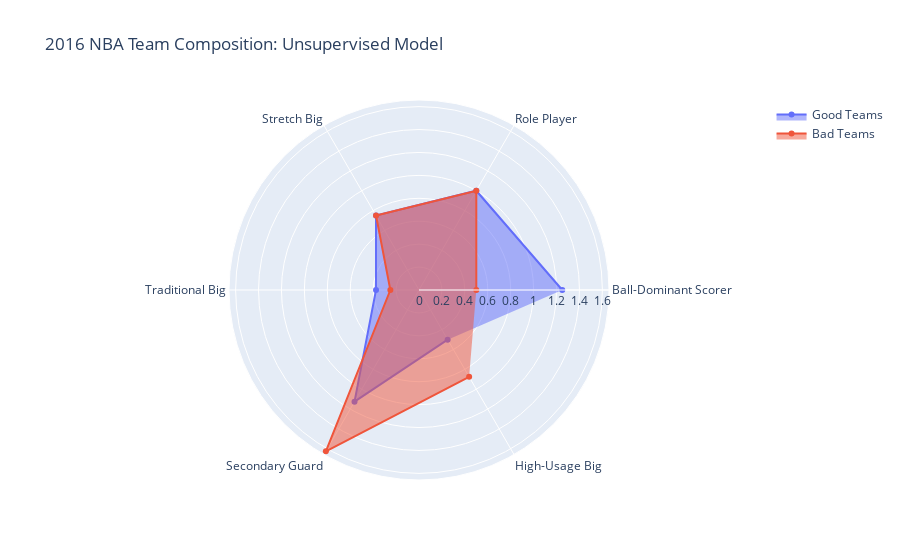

Source (notebook cell):
### Code cell
plot_radar(df_2016, classes, 2016)

### Figure 1 — Plotly figure (JSON) as saved in the notebook; plotly's stock layout.template omitted (floating-point values rounded to 4 significant figures)
{"data": [{"fill": "toself", "name": "Good Teams", "r": [1.25, 1, 0.75, 0.375, 1.125, 0.5], "theta": ["Ball-Dominant Scorer", "Role Player", "Stretch Big", "Traditional Big", "Secondary Guard", "High-Usage Big"], "type": "scatterpolar"}, {"fill": "toself", "name": "Bad Teams", "r": [0.5, 1, 0.75, 0.25, 1.625, 0.875], "theta": ["Ball-Dominant Scorer", "Role Player", "Stretch Big", "Traditional Big", "Secondary Guard", "High-Usage Big"], "type": "scatterpolar"}], "layout": {"polar": {"radialaxis": {"visible": true}}, "showlegend": true, "title": {"text": "2016 NBA Team Composition: Unsupervised Model"}}}
